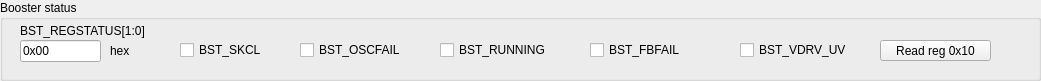
    <widget class="QGroupBox" name="groupBoxConfv1_6">
     <property name="geometry">
      <rect>
       <x>10</x>
       <y>300</y>
       <width>1041</width>
       <height>81</height>
      </rect>
     </property>
     <property name="title">
      <string>Booster status</string>
     </property>
     <property name="checkable">
      <bool>false</bool>
     </property>
     <widget class="CustomControls::PushButton" name="pushButton_74">
      <property name="geometry">
       <rect>
        <x>880</x>
        <y>40</y>
        <width>111</width>
        <height>21</height>
       </rect>
      </property>
      <property name="accessibleName">
       <string>ReadREGX(MREGX10)</string>
      </property>
      <property name="text">
       <string>Read reg 0x10</string>
      </property>
     </widget>
     <widget class="QLabel" name="label_187">
      <property name="geometry">
       <rect>
        <x>110</x>
        <y>40</y>
        <width>31</width>
        <height>21</height>
       </rect>
      </property>
      <property name="text">
       <string>hex</string>
      </property>
     </widget>
     <widget class="CustomControls::CheckBox" name="checkBox_106">
      <property name="geometry">
       <rect>
        <x>300</x>
        <y>40</y>
        <width>111</width>
        <height>20</height>
       </rect>
      </property>
      <property name="accessibleName">
       <string>MREGX10[BST_OSCFAIL]</string>
      </property>
      <property name="text">
       <string>BST_OSCFAIL</string>
      </property>
     </widget>
     <widget class="QLabel" name="label_189">
      <property name="geometry">
       <rect>
        <x>20</x>
        <y>20</y>
        <width>191</width>
        <height>21</height>
       </rect>
      </property>
      <property name="text">
       <string>BST_REGSTATUS[1:0]</string>
      </property>
     </widget>
     <widget class="CustomControls::LineEdit" name="lineEdit_98">
      <property name="geometry">
       <rect>
        <x>20</x>
        <y>40</y>
        <width>81</width>
        <height>22</height>
       </rect>
      </property>
      <property name="accessibleName">
       <string>MREGX10[BST_REGSTATUS]</string>
      </property>
      <property name="text">
       <string>0x00</string>
      </property>
     </widget>
     <widget class="CustomControls::CheckBox" name="checkBox_109">
      <property name="geometry">
       <rect>
        <x>740</x>
        <y>40</y>
        <width>121</width>
        <height>20</height>
       </rect>
      </property>
      <property name="accessibleName">
       <string>MREGX10[BST_VDRV_UV]</string>
      </property>
      <property name="text">
       <string>BST_VDRV_UV</string>
      </property>
     </widget>
     <widget class="CustomControls::CheckBox" name="checkBox_110">
      <property name="geometry">
       <rect>
        <x>590</x>
        <y>40</y>
        <width>121</width>
        <height>20</height>
       </rect>
      </property>
      <property name="accessibleName">
       <string>MREGX10[BST_FBFAIL]</string>
      </property>
      <property name="text">
       <string>BST_FBFAIL</string>
      </property>
     </widget>
     <widget class="CustomControls::CheckBox" name="checkBox_111">
      <property name="geometry">
       <rect>
        <x>180</x>
        <y>40</y>
        <width>101</width>
        <height>20</height>
       </rect>
      </property>
      <property name="accessibleName">
       <string>MREGX10[BST_SKCL]</string>
      </property>
      <property name="text">
       <string>BST_SKCL</string>
      </property>
     </widget>
     <widget class="CustomControls::CheckBox" name="checkBox_112">
      <property name="geometry">
       <rect>
        <x>440</x>
        <y>40</y>
        <width>111</width>
        <height>20</height>
       </rect>
      </property>
      <property name="accessibleName">
       <string>MREGX10[BST_RUNNING]</string>
      </property>
      <property name="text">
       <string>BST_RUNNING</string>
      </property>
     </widget>
    </widget>
